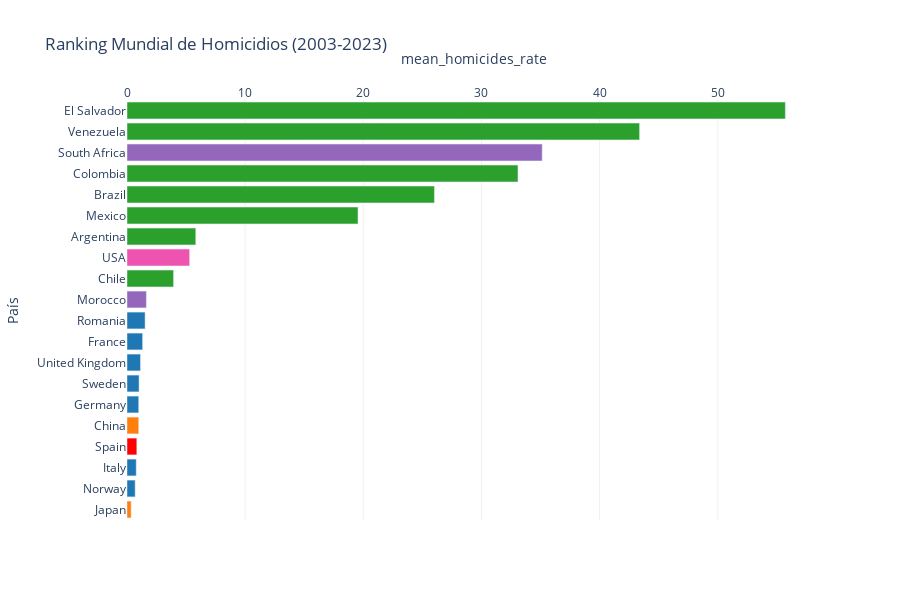

The code cell stored with this chart in its notebook:
### Code cell
barplot(
    df = df_ranking, 
    x='mean_homicides_rate', 
    y='Country', 
    orientation='h', 
    color='Region_2', 
    color_discrete_map=COLOR_MAP['world'], 
    hover_data=HOVER_DATA['ranking'], 
    labels=LABELS['ranking'],
    title="Ranking Mundial de Homicidios (2003-2023)",
    plot_save_path=os.path.join(PROJECT_PATH, 'plots', PLOT_FILENAME[('world', 'ranking')]), 
    show=True
    )

### Figure 1 — Plotly figure (JSON) as saved in the notebook; plotly's stock layout.template omitted (floating-point values rounded to 4 significant figures)
{"data": [{"cliponaxis": false, "hovertemplate": "Region_2=Asia<br>mean_homicides_rate=%{x}<extra></extra>", "legendgroup": "Asia", "marker": {"color": "#ff7f0e", "pattern": {"shape": ""}}, "name": "Asia", "orientation": "h", "showlegend": true, "textangle": 0, "textfont": {"size": 12}, "textposition": "outside", "type": "bar", "x": [0.35, 0.99], "xaxis": "x", "y": ["Japan", "China"], "yaxis": "y"}, {"cliponaxis": false, "hovertemplate": "Region_2=Europe<br>mean_homicides_rate=%{x}<extra></extra>", "legendgroup": "Europe", "marker": {"color": "#1f77b4", "pattern": {"shape": ""}}, "name": "Europe", "orientation": "h", "showlegend": true, "textangle": 0, "textfont": {"size": 12}, "textposition": "outside", "type": "bar", "x": [0.69, 0.78, 0.99, 1.02, 1.14, 1.32, 1.53], "xaxis": "x", "y": ["Norway", "Italy", "Germany", "Sweden", "United Kingdom", "France", "Romania"], "yaxis": "y"}, {"cliponaxis": false, "hovertemplate": "Region_2=Spain<br>mean_homicides_rate=%{x}<extra></extra>", "legendgroup": "Spain", "marker": {"color": "#FF0000", "pattern": {"shape": ""}}, "name": "Spain", "orientation": "h", "showlegend": true, "textangle": 0, "textfont": {"size": 12}, "textposition": "outside", "type": "bar", "x": [0.83], "xaxis": "x", "y": ["Spain"], "yaxis": "y"}, {"cliponaxis": false, "hovertemplate": "Region_2=Africa<br>mean_homicides_rate=%{x}<extra></extra>", "legendgroup": "Africa", "marker": {"color": "#9467bd", "pattern": {"shape": ""}}, "name": "Africa", "orientation": "h", "showlegend": true, "textangle": 0, "textfont": {"size": 12}, "textposition": "outside", "type": "bar", "x": [1.64, 35.14], "xaxis": "x", "y": ["Morocco", "South Africa"], "yaxis": "y"}, {"cliponaxis": false, "hovertemplate": "Region_2=Latam<br>mean_homicides_rate=%{x}<extra></extra>", "legendgroup": "Latam", "marker": {"color": "#2ca02c", "pattern": {"shape": ""}}, "name": "Latam", "orientation": "h", "showlegend": true, "textangle": 0, "textfont": {"size": 12}, "textposition": "outside", "type": "bar", "x": [3.94, 5.82, 19.55, 26.02, 33.09, 43.38, 55.72], "xaxis": "x", "y": ["Chile", "Argentina", "Mexico", "Brazil", "Colombia", "Venezuela", "El Salvador"], "yaxis": "y"}, {"cliponaxis": false, "hovertemplate": "Region_2=USA<br>mean_homicides_rate=%{x}<extra></extra>", "legendgroup": "USA", "marker": {"color": "#ED53AF", "pattern": {"shape": ""}}, "name": "USA", "orientation": "h", "showlegend": true, "textangle": 0, "textfont": {"size": 12}, "textposition": "outside", "type": "bar", "x": [5.3], "xaxis": "x", "y": ["USA"], "yaxis": "y"}], "layout": {"barmode": "relative", "height": 600, "legend": {"title": {"text": "Region_2"}, "tracegroupgap": 0}, "plot_bgcolor": "white", "showlegend": false, "title": {"text": "Ranking Mundial de Homicidios (2003-2023)"}, "xaxis": {"anchor": "y", "domain": [0, 1], "gridcolor": "#f0f0f0", "showgrid": true, "side": "top", "title": {"text": "mean_homicides_rate"}}, "yaxis": {"anchor": "x", "categoryorder": "total ascending", "domain": [0, 1], "showgrid": false, "title": {"text": "País"}}}}
